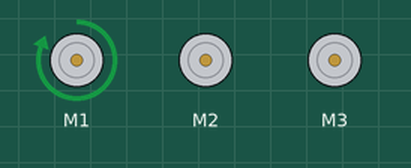
Recording of a program running on a simulated Raspberry Pi (BCM pin numbers). Shown: 3 × DC motor (green arrow = forward, orange = backward, longer = faster). Motors are numbered in the order the program creates them (left before right in a Robot).

Above: at 2.5 s.
At 7.5 s:
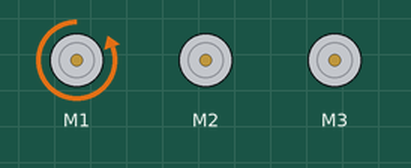
At 12.5 s:
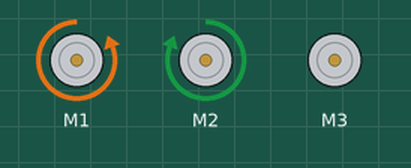
At 17.5 s:
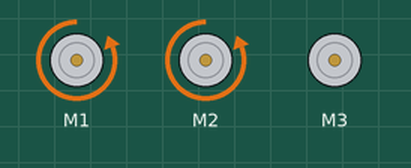
At 22.5 s:
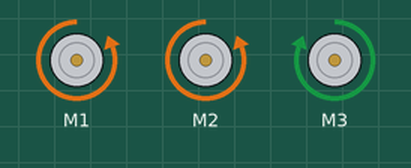
At 32.5 s:
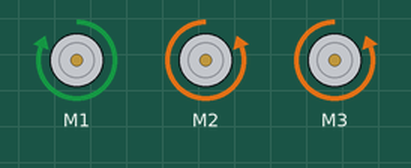
Timing chart, 0 to 39.0 s (numbered marks = the images above):
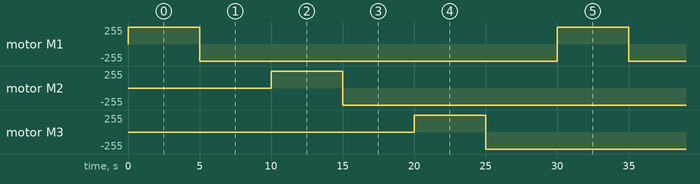

Measured:
- by itself, motor M1–3: alternates forward 255/255 for 5.0 s and backward 255/255 for 25.0 s

The program:

motor_gpio_pins_test.py
```python
from gpiozero import Motor
import time

md1 = Motor(forward = 20, backward = 21)
md2 = Motor(forward = 5, backward = 6)
md3 = Motor(forward = 13, backward = 19)

## 모터 : 1-20, 2-21, 3-5, 4-6, 5-13, 6-19

while True:
    md1.forward()
    time.sleep(5)

    md1.backward()
    time.sleep(5)

    md2.forward()
    time.sleep(5)

    md2.backward()
    time.sleep(5)

    md3.forward()
    time.sleep(5)

    md3.backward()
    time.sleep(5)
```
